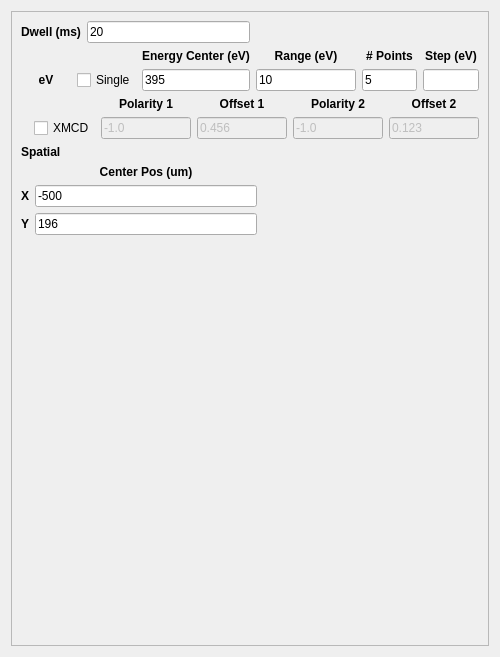
              <widget class="QWidget" name="page_7">
               <property name="geometry">
                <rect>
                 <x>0</x>
                 <y>0</y>
                 <width>500</width>
                 <height>657</height>
                </rect>
               </property>
               <attribute name="label">
                <string>Point Scan</string>
               </attribute>
               <layout class="QVBoxLayout" name="verticalLayout_17">
                <item>
                 <widget class="QFrame" name="frame_8">
                  <property name="maximumSize">
                   <size>
                    <width>500</width>
                    <height>16777215</height>
                   </size>
                  </property>
                  <property name="frameShape">
                   <enum>QFrame::StyledPanel</enum>
                  </property>
                  <property name="frameShadow">
                   <enum>QFrame::Raised</enum>
                  </property>
                  <layout class="QVBoxLayout" name="verticalLayout_19">
                   <item>
                    <layout class="QHBoxLayout" name="horizontalLayout_22">
                     <item>
                      <layout class="QHBoxLayout" name="horizontalLayout_9">
                       <item>
                        <widget class="QLabel" name="label_34">
                         <property name="font">
                          <font>
                           <weight>75</weight>
                           <bold>true</bold>
                          </font>
                         </property>
                         <property name="text">
                          <string>Dwell (ms)</string>
                         </property>
                         <property name="alignment">
                          <set>Qt::AlignCenter</set>
                         </property>
                        </widget>
                       </item>
                       <item>
                        <widget class="QLineEdit" name="dwellFld_6">
                         <property name="text">
                          <string>20</string>
                         </property>
                        </widget>
                       </item>
                      </layout>
                     </item>
                     <item>
                      <spacer name="horizontalSpacer_3">
                       <property name="orientation">
                        <enum>Qt::Horizontal</enum>
                       </property>
                       <property name="sizeHint" stdset="0">
                        <size>
                         <width>40</width>
                         <height>20</height>
                        </size>
                       </property>
                      </spacer>
                     </item>
                     <item>
                      <layout class="QHBoxLayout" name="horizontalLayout_23"/>
                     </item>
                    </layout>
                   </item>
                   <item>
                    <layout class="QGridLayout" name="gridLayout_5">
                     <item row="0" column="2">
                      <widget class="QLabel" name="label_35">
                       <property name="font">
                        <font>
                         <weight>75</weight>
                         <bold>true</bold>
                        </font>
                       </property>
                       <property name="text">
                        <string>Energy Center (eV)</string>
                       </property>
                       <property name="alignment">
                        <set>Qt::AlignCenter</set>
                       </property>
                      </widget>
                     </item>
                     <item row="0" column="3">
                      <widget class="QLabel" name="label_36">
                       <property name="font">
                        <font>
                         <weight>75</weight>
                         <bold>true</bold>
                        </font>
                       </property>
                       <property name="text">
                        <string>Range (eV)</string>
                       </property>
                       <property name="alignment">
                        <set>Qt::AlignCenter</set>
                       </property>
                      </widget>
                     </item>
                     <item row="0" column="4">
                      <widget class="QLabel" name="label_37">
                       <property name="font">
                        <font>
                         <weight>75</weight>
                         <bold>true</bold>
                        </font>
                       </property>
                       <property name="text">
                        <string># Points</string>
                       </property>
                       <property name="alignment">
                        <set>Qt::AlignCenter</set>
                       </property>
                      </widget>
                     </item>
                     <item row="0" column="5">
                      <widget class="QLabel" name="label_38">
                       <property name="font">
                        <font>
                         <weight>75</weight>
                         <bold>true</bold>
                        </font>
                       </property>
                       <property name="text">
                        <string>Step (eV)</string>
                       </property>
                       <property name="alignment">
                        <set>Qt::AlignCenter</set>
                       </property>
                      </widget>
                     </item>
                     <item row="1" column="0">
                      <widget class="QLabel" name="label_40">
                       <property name="minimumSize">
                        <size>
                         <width>50</width>
                         <height>0</height>
                        </size>
                       </property>
                       <property name="font">
                        <font>
                         <weight>75</weight>
                         <bold>true</bold>
                        </font>
                       </property>
                       <property name="text">
                        <string>eV</string>
                       </property>
                       <property name="alignment">
                        <set>Qt::AlignCenter</set>
                       </property>
                      </widget>
                     </item>
                     <item row="1" column="2">
                      <widget class="QLineEdit" name="centerEVFld_6">
                       <property name="minimumSize">
                        <size>
                         <width>0</width>
                         <height>0</height>
                        </size>
                       </property>
                       <property name="maximumSize">
                        <size>
                         <width>16777215</width>
                         <height>16777215</height>
                        </size>
                       </property>
                       <property name="text">
                        <string>395</string>
                       </property>
                      </widget>
                     </item>
                     <item row="1" column="4">
                      <widget class="QLineEdit" name="npointsEVFld_6">
                       <property name="text">
                        <string>5</string>
                       </property>
                      </widget>
                     </item>
                     <item row="1" column="5">
                      <widget class="QLineEdit" name="stepEVFld_6"/>
                     </item>
                     <item row="1" column="3">
                      <widget class="QLineEdit" name="rangeEVFld_6">
                       <property name="minimumSize">
                        <size>
                         <width>100</width>
                         <height>0</height>
                        </size>
                       </property>
                       <property name="maximumSize">
                        <size>
                         <width>100</width>
                         <height>16777215</height>
                        </size>
                       </property>
                       <property name="text">
                        <string>10</string>
                       </property>
                      </widget>
                     </item>
                     <item row="1" column="1">
                      <widget class="QCheckBox" name="singleEVChkBx_6">
                       <property name="enabled">
                        <bool>true</bool>
                       </property>
                       <property name="sizePolicy">
                        <sizepolicy hsizetype="Minimum" vsizetype="Fixed">
                         <horstretch>1</horstretch>
                         <verstretch>0</verstretch>
                        </sizepolicy>
                       </property>
                       <property name="text">
                        <string>Single</string>
                       </property>
                       <property name="checked">
                        <bool>false</bool>
                       </property>
                      </widget>
                     </item>
                    </layout>
                   </item>
                   <item>
                    <layout class="QGridLayout" name="gridLayout_16">
                     <item row="0" column="2">
                      <widget class="QLabel" name="label_99">
                       <property name="font">
                        <font>
                         <weight>75</weight>
                         <bold>true</bold>
                        </font>
                       </property>
                       <property name="text">
                        <string>Polarity 1</string>
                       </property>
                       <property name="alignment">
                        <set>Qt::AlignCenter</set>
                       </property>
                      </widget>
                     </item>
                     <item row="0" column="3">
                      <widget class="QLabel" name="label_100">
                       <property name="font">
                        <font>
                         <weight>75</weight>
                         <bold>true</bold>
                        </font>
                       </property>
                       <property name="text">
                        <string>Offset 1</string>
                       </property>
                       <property name="alignment">
                        <set>Qt::AlignCenter</set>
                       </property>
                      </widget>
                     </item>
                     <item row="0" column="4">
                      <widget class="QLabel" name="label_101">
                       <property name="font">
                        <font>
                         <weight>75</weight>
                         <bold>true</bold>
                        </font>
                       </property>
                       <property name="text">
                        <string>Polarity 2</string>
                       </property>
                       <property name="alignment">
                        <set>Qt::AlignCenter</set>
                       </property>
                      </widget>
                     </item>
                     <item row="0" column="5">
                      <widget class="QLabel" name="label_102">
                       <property name="font">
                        <font>
                         <weight>75</weight>
                         <bold>true</bold>
                        </font>
                       </property>
                       <property name="text">
                        <string>Offset 2</string>
                       </property>
                       <property name="alignment">
                        <set>Qt::AlignCenter</set>
                       </property>
                      </widget>
                     </item>
                     <item row="1" column="0">
                      <widget class="QLabel" name="label_103">
                       <property name="font">
                        <font>
                         <weight>75</weight>
                         <bold>true</bold>
                        </font>
                       </property>
                       <property name="text">
                        <string/>
                       </property>
                      </widget>
                     </item>
                     <item row="1" column="2">
                      <widget class="QLineEdit" name="polarity1Fld_6">
                       <property name="enabled">
                        <bool>false</bool>
                       </property>
                       <property name="text">
                        <string>-1.0</string>
                       </property>
                      </widget>
                     </item>
                     <item row="1" column="4">
                      <widget class="QLineEdit" name="polarity2Fld_6">
                       <property name="enabled">
                        <bool>false</bool>
                       </property>
                       <property name="text">
                        <string>-1.0</string>
                       </property>
                      </widget>
                     </item>
                     <item row="1" column="5">
                      <widget class="QLineEdit" name="offset2Fld_6">
                       <property name="enabled">
                        <bool>false</bool>
                       </property>
                       <property name="text">
                        <string>0.123</string>
                       </property>
                      </widget>
                     </item>
                     <item row="1" column="3">
                      <widget class="QLineEdit" name="offset1Fld_6">
                       <property name="enabled">
                        <bool>false</bool>
                       </property>
                       <property name="text">
                        <string>0.456</string>
                       </property>
                      </widget>
                     </item>
                     <item row="1" column="1">
                      <widget class="QCheckBox" name="xmcdChkBx_6">
                       <property name="enabled">
                        <bool>true</bool>
                       </property>
                       <property name="sizePolicy">
                        <sizepolicy hsizetype="Minimum" vsizetype="Fixed">
                         <horstretch>1</horstretch>
                         <verstretch>0</verstretch>
                        </sizepolicy>
                       </property>
                       <property name="text">
                        <string>XMCD</string>
                       </property>
                       <property name="checked">
                        <bool>false</bool>
                       </property>
                      </widget>
                     </item>
                    </layout>
                   </item>
                   <item>
                    <widget class="QLabel" name="label_41">
                     <property name="font">
                      <font>
                       <weight>75</weight>
                       <bold>true</bold>
                      </font>
                     </property>
                     <property name="text">
                      <string>Spatial</string>
                     </property>
                    </widget>
                   </item>
                   <item>
                    <layout class="QGridLayout" name="gridLayout_6">
                     <item row="0" column="1">
                      <widget class="QLabel" name="label_42">
                       <property name="font">
                        <font>
                         <weight>75</weight>
                         <bold>true</bold>
                        </font>
                       </property>
                       <property name="text">
                        <string>Center Pos (um)</string>
                       </property>
                       <property name="alignment">
                        <set>Qt::AlignCenter</set>
                       </property>
                      </widget>
                     </item>
                     <item row="1" column="0">
                      <widget class="QLabel" name="label_46">
                       <property name="font">
                        <font>
                         <weight>75</weight>
                         <bold>true</bold>
                        </font>
                       </property>
                       <property name="text">
                        <string>X</string>
                       </property>
                      </widget>
                     </item>
                     <item row="1" column="1">
                      <widget class="QLineEdit" name="centerXFld_6">
                       <property name="text">
                        <string>-500</string>
                       </property>
                      </widget>
                     </item>
                     <item row="2" column="0">
                      <widget class="QLabel" name="label_48">
                       <property name="font">
                        <font>
                         <weight>75</weight>
                         <bold>true</bold>
                        </font>
                       </property>
                       <property name="text">
                        <string>Y</string>
                       </property>
                      </widget>
                     </item>
                     <item row="2" column="1">
                      <widget class="QLineEdit" name="centerYFld_6">
                       <property name="text">
                        <string>196</string>
                       </property>
                      </widget>
                     </item>
                     <item row="1" column="2">
                      <spacer name="horizontalSpacer_2">
                       <property name="orientation">
                        <enum>Qt::Horizontal</enum>
                       </property>
                       <property name="sizeHint" stdset="0">
                        <size>
                         <width>40</width>
                         <height>20</height>
                        </size>
                       </property>
                      </spacer>
                     </item>
                    </layout>
                   </item>
                   <item>
                    <spacer name="verticalSpacer">
                     <property name="orientation">
                      <enum>Qt::Vertical</enum>
                     </property>
                     <property name="sizeHint" stdset="0">
                      <size>
                       <width>20</width>
                       <height>40</height>
                      </size>
                     </property>
                    </spacer>
                   </item>
                  </layout>
                 </widget>
                </item>
               </layout>
              </widget>
